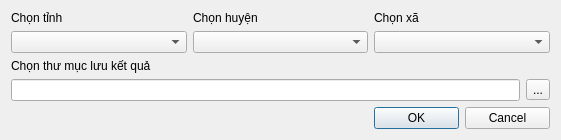
<?xml version="1.0" encoding="UTF-8"?>
<ui version="4.0">
 <class>Dialog_XuatBieuNhom1</class>
 <widget class="QDialog" name="Dialog_XuatBieuNhom1">
  <property name="geometry">
   <rect>
    <x>0</x>
    <y>0</y>
    <width>561</width>
    <height>135</height>
   </rect>
  </property>
  <property name="windowTitle">
   <string>v5PFES - Xuất biểu nhóm 1</string>
  </property>
  <layout class="QGridLayout" name="gridLayout">
   <item row="0" column="0">
    <widget class="QLabel" name="label">
     <property name="text">
      <string>Chọn tỉnh</string>
     </property>
    </widget>
   </item>
   <item row="0" column="1">
    <widget class="QLabel" name="label_2">
     <property name="text">
      <string>Chọn huyện</string>
     </property>
    </widget>
   </item>
   <item row="0" column="2">
    <widget class="QLabel" name="label_3">
     <property name="text">
      <string>Chọn xã</string>
     </property>
    </widget>
   </item>
   <item row="1" column="0">
    <widget class="QComboBox" name="com_tinh"/>
   </item>
   <item row="1" column="1">
    <widget class="QComboBox" name="com_huyen"/>
   </item>
   <item row="1" column="2">
    <widget class="QComboBox" name="combo_xa"/>
   </item>
   <item row="2" column="0">
    <widget class="QLabel" name="label_5">
     <property name="text">
      <string>Chọn thư mục lưu kết quả</string>
     </property>
    </widget>
   </item>
   <item row="3" column="0" colspan="3">
    <layout class="QHBoxLayout" name="horizontalLayout">
     <item>
      <widget class="QLineEdit" name="output_path"/>
     </item>
     <item>
      <widget class="QToolButton" name="toolButton">
       <property name="text">
        <string>...</string>
       </property>
      </widget>
     </item>
    </layout>
   </item>
   <item row="4" column="2">
    <layout class="QHBoxLayout" name="horizontalLayout_2">
     <item>
      <widget class="QPushButton" name="btn_OK">
       <property name="text">
        <string>OK</string>
       </property>
      </widget>
     </item>
     <item>
      <widget class="QPushButton" name="btn_cancel">
       <property name="text">
        <string>Cancel</string>
       </property>
      </widget>
     </item>
    </layout>
   </item>
  </layout>
 </widget>
 <resources/>
 <connections/>
</ui>
